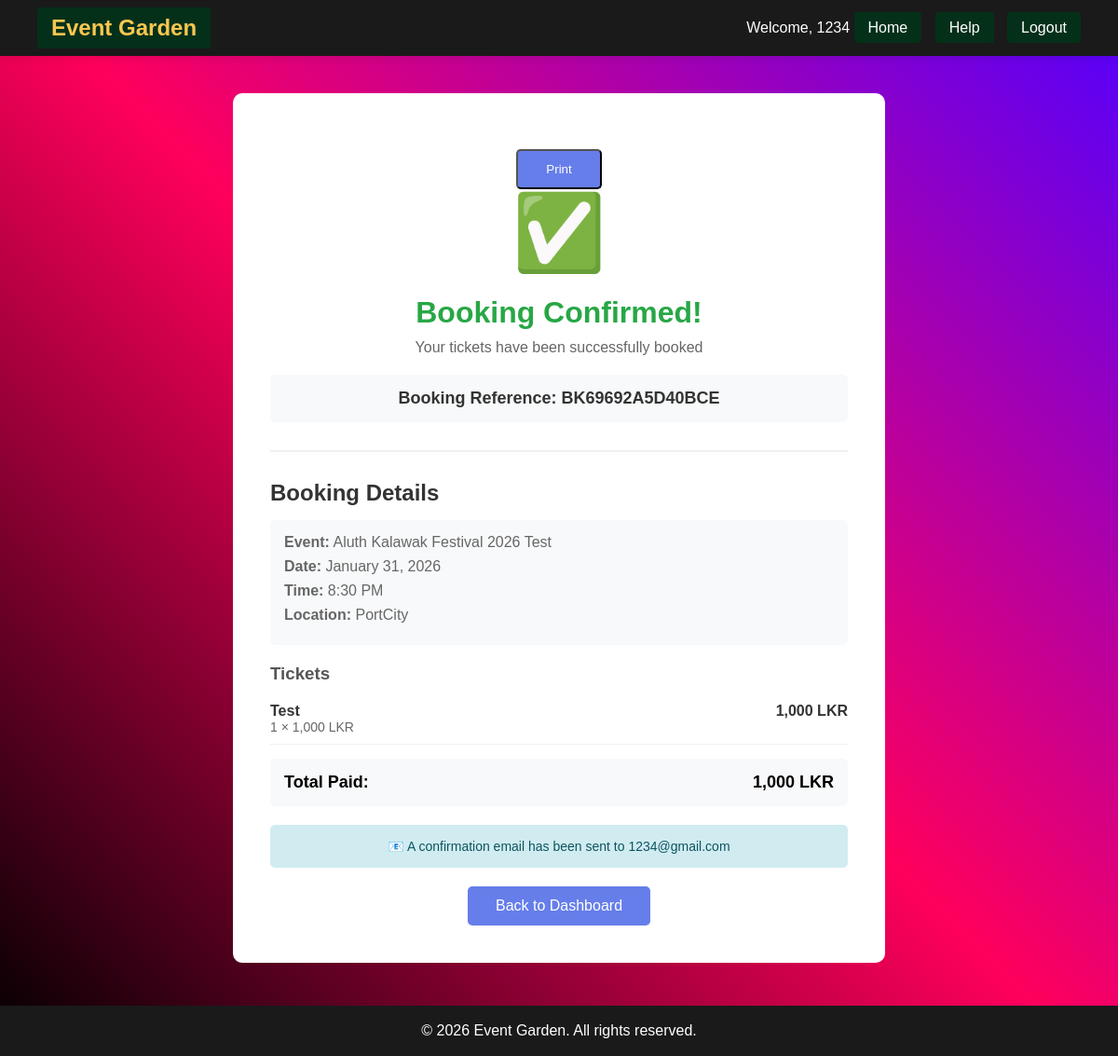
The app's page /EventHome/Events/booking.php?ref=BK69692A5D40BCE (signed in) with its own data.
### tables this page shows
CREATE TABLE `bookings` (
  `id` int(11) NOT NULL,
  `user_id` int(11) NOT NULL,
  `event_id` int(11) NOT NULL,
  `booking_reference` varchar(50) NOT NULL,
  `total_amount` decimal(10,2) NOT NULL,
  `payment_status` enum('pending','completed','failed') DEFAULT 'pending',
  `booking_status` enum('confirmed','cancelled') DEFAULT 'confirmed',
  `cardholder_name` varchar(100) DEFAULT NULL,
  `created_at` timestamp NOT NULL DEFAULT current_timestamp(),
  `cancelled_at` timestamp NULL DEFAULT NULL
);

CREATE TABLE `events` (
  `id` int(11) NOT NULL,
  `title` varchar(255) NOT NULL,
  `event_date` date NOT NULL,
  `event_time` time NOT NULL,
  `location` varchar(255) NOT NULL,
  `category` varchar(50) NOT NULL,
  `description` text NOT NULL,
  `summary` text DEFAULT NULL,
  `image` varchar(255) DEFAULT NULL,
  `created_at` timestamp NOT NULL DEFAULT current_timestamp()
);

CREATE TABLE `booking_tickets` (
  `id` int(11) NOT NULL,
  `booking_id` int(11) NOT NULL,
  `ticket_id` int(11) NOT NULL,
  `quantity` int(11) NOT NULL,
  `price` decimal(10,2) NOT NULL
);

CREATE TABLE `tickets` (
  `id` int(11) NOT NULL,
  `event_id` int(11) NOT NULL,
  `ticket_name` varchar(100) NOT NULL,
  `price` decimal(10,2) NOT NULL,
  `quantity` int(11) DEFAULT NULL,
  `status` varchar(20) DEFAULT 'available'
);

CREATE TABLE `users` (
  `id` int(11) NOT NULL,
  `username` varchar(50) NOT NULL,
  `email` varchar(100) NOT NULL,
  `password` varchar(255) NOT NULL,
  `created_at` timestamp NOT NULL DEFAULT current_timestamp(),
  `role` enum('admin','customer') NOT NULL DEFAULT 'customer',
  `status` enum('active','deactivated') DEFAULT 'active',
  `reset_token` varchar(100) DEFAULT NULL,
  `reset_token_expiry` timestamp NOT NULL DEFAULT current_timestamp()
);

### EventHome/Events/booking.php (the view, shortened to what this page needs)
<?php
require_once '../Config/config.php';
$booking_reference = mysqli_real_escape_string($conn, $_GET['ref']);
$sql = "SELECT b.*, e.title, e.event_date, e.event_time, e.location, u.email
        FROM bookings b
        JOIN events e ON b.event_id = e.id
        JOIN users u ON b.user_id = u.id
        WHERE b.booking_reference = '$booking_reference' AND b.user_id = {$_SESSION['user_id']}";
$result = mysqli_query($conn, $sql);
$booking = mysqli_fetch_assoc($result);
$tickets_sql = "SELECT bt.*, t.ticket_name
                FROM booking_tickets bt
                JOIN tickets t ON bt.ticket_id = t.id
                WHERE bt.booking_id = {$booking['id']}";
$tickets = mysqli_query($conn, $tickets_sql);
?>
<!DOCTYPE html>
<html>
<head>
    <link rel="stylesheet" href="../../Eventcss/booking.css">
    <link rel="stylesheet" href="../../Eventcss/homePage.css">
</head>
<header>
  <nav class="navbar">
    <a href="../homePage.php" class="logo">Event Garden</a>
        <div class="user-info">
            <span>Welcome, <?php echo htmlspecialchars(ucfirst($_SESSION['username'])); ?></span>
            <a href="../homePage.php" class="browse-btn">Home</a>
            <a href="../help.php" class="browse-btn">Help</a>
            <a href="../EventUsers/logout.php" class="logout">Logout</a>
        </div>
  </nav>
</header>
<body class="back">
    <div class="container">
        <div class="success-card">
            <button onclick="window.print()" id="printBtn" class="btn-dashboard">Print</button>
            <div class="success-icon">✅</div>
            <h1>Booking Confirmed!</h1>
            <p style="color: #666; font-size: 16px;">Your tickets have been successfully booked</p>
            <div class="ref-number">
                Booking Reference: <?php echo $booking['booking_reference']; ?>
            </div>
            <div class="ticket-section">
                <h2>Booking Details</h2>
                <div class="event-details">
                    <p><strong>Event:</strong> <?php echo htmlspecialchars($booking['title']); ?></p>
                    <p><strong>Date:</strong> <?php echo date('F d, Y', strtotime($booking['event_date'])); ?></p>
                    <p><strong>Time:</strong> <?php echo date('g:i A', strtotime($booking['event_time'])); ?></p>
                    <p><strong>Location:</strong> <?php echo htmlspecialchars($booking['location']); ?></p>
                </div>
                <h3 style="color: #555; margin-bottom: 10px;">Tickets</h3>
                <?php while ($ticket = mysqli_fetch_assoc($tickets)): ?>
                    <div class="ticket-item">
                        <div>
                            <div style="font-weight: bold; color: #333;"><?php echo htmlspecialchars($ticket['ticket_name']); ?></div>
                            <div style="color: #666; font-size: 14px;"><?php echo $ticket['quantity']; ?> × <?php echo number_format($ticket['price']); ?> LKR</div>
                        </div>
                        <div style="font-weight: bold; color: #333;"><?php echo number_format($ticket['quantity'] * $ticket['price']); ?> LKR</div>
                    </div>
                <?php endwhile; ?>
                <div class="total-row">
                    <span>Total Paid:</span>
                    <span><?php echo number_format($booking['total_amount']); ?> LKR</span>
                </div>
            </div>
            <div class="email-notice">
                📧 A confirmation email has been sent to <?php echo htmlspecialchars($booking['email']); ?>
            </div>
            <a href="dashBoard.php" class="btn-dashboard">Back to Dashboard</a>
        </div>
    </div>
      <footer>
        <div class="footer-content">
            <p>&copy; 2026 Event Garden. All rights reserved.</p>
        </div>
    </footer>
</body>
</html>

### Eventcss/booking.css (style rules this page uses)
* { margin: 0; padding: 0; box-sizing: border-box; }
body { font-family: Arial, sans-serif; background: linear-gradient(135deg, #667eea 0%, #764ba2 100%); min-height: 100vh; padding: 20px; }
.container { max-width: 700px; margin: 0 auto; }
.success-card { background: white; border-radius: 10px; padding: 40px; text-align: center; }
.success-icon { font-size: 80px; margin-bottom: 20px; }
h1 { color: #28a745; margin-bottom: 10px; }
.ref-number { background: #f8f9fa; padding: 15px; border-radius: 5px; margin: 20px 0; font-size: 18px; font-weight: bold; color: #333; }
.ticket-section { text-align: left; margin-top: 30px; padding-top: 30px; border-top: 2px solid #f0f0f0; }
.ticket-section h2 { color: #333; margin-bottom: 15px; }
.event-details { background: #f8f9fa; padding: 15px; border-radius: 5px; margin-bottom: 20px; }
.event-details p { color: #666; margin-bottom: 8px; }
.ticket-item { display: flex; justify-content: space-between; padding: 10px 0; border-bottom: 1px solid #f0f0f0; }
.total-row { display: flex; justify-content: space-between; padding: 15px; background: #f8f9fa; border-radius: 5px; margin-top: 15px; font-weight: bold; font-size: 18px; }
.btn-dashboard { display: inline-block; padding: 12px 30px; background: #667eea; color: white; text-decoration: none; border-radius: 5px; margin-top: 20px; }
.email-notice { background: #d1ecf1; color: #0c5460; padding: 15px; border-radius: 5px; margin-top: 20px; font-size: 14px; }

### Eventcss/HomePage.css (style rules this page uses)
* { margin: 0; padding: 0; box-sizing: border-box; }
header { background-color: #1a1a1a; color: #fff; font-family: Arial, sans-serif; }
.navbar { display: flex; justify-content: space-between; align-items: center; padding: 15px 50px; }
.navbar .logo { font-size: 24px; font-weight: bold; color: #f9c74f; text-decoration: none; }
.navbar { position: fixed; top: 0; left: 0; width: 100%; height: 60px; background: #1a1a1a; display: flex; align-items: center; justify-content: space-between; padding: 0 40px; box-shadow: 0 2px 10px rgba(0, 0, 0, 0.1); z-index: 1000; margin-bottom: 50px; }
.navbar a { color: white; text-decoration: none; padding: 8px 15px; background: #04301a; border-radius: 4px; }
.back { padding-top: 100px; background-image: linear-gradient(45deg, #000000, #ff005c, #5200ff); background-attachment: fixed; min-height: 100vh; padding-bottom: 100px; }
footer { bottom: 0; left: 0; width: 100%; background: #1a1a1a; color: white; text-align: center; padding: 18px; margin-top: auto; flex: 1; position: fixed; }
.browse-btn { background: #28a745; margin-right: 10px; }

### records on screen
bookings: booking_reference "BK69692A5D40BCE", event.title "Aluth Kalawak Festival 2026 Test", event.event_date "January 31, 2026", event.event_time "8:30 PM", event.location "PortCity", total_amount "1,000", user.email "1234@gmail.com"
booking_tickets: ticket.ticket_name "Test", quantity "1", price "1,000", $ticket['quantity'] * $ticket['price'] "1,000"

### other values on screen
$_SESSION['username'] "1234"
